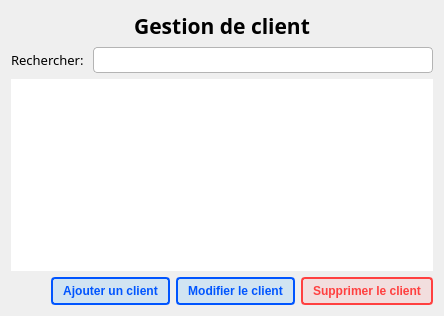
      <widget class="QWidget" name="tab_client">
       <property name="cursor">
        <cursorShape>ArrowCursor</cursorShape>
       </property>
       <property name="styleSheet">
        <string notr="true"/>
       </property>
       <attribute name="icon">
        <iconset resource="resources/resources.qrc">
         <normaloff>:/icons/icons/address-book.png</normaloff>:/icons/icons/address-book.png</iconset>
       </attribute>
       <attribute name="title">
        <string>Client</string>
       </attribute>
       <layout class="QVBoxLayout" name="verticalLayout_3">
        <item>
         <widget class="QLabel" name="label_3">
          <property name="sizePolicy">
           <sizepolicy hsizetype="Expanding" vsizetype="Fixed">
            <horstretch>0</horstretch>
            <verstretch>0</verstretch>
           </sizepolicy>
          </property>
          <property name="font">
           <font>
            <family>Outfit</family>
            <pointsize>16</pointsize>
            <weight>75</weight>
            <italic>false</italic>
            <bold>true</bold>
           </font>
          </property>
          <property name="mouseTracking">
           <bool>true</bool>
          </property>
          <property name="layoutDirection">
           <enum>Qt::LeftToRight</enum>
          </property>
          <property name="styleSheet">
           <string notr="true">QLabel {font: bold 16pt  &quot;Outfit&quot;;}</string>
          </property>
          <property name="text">
           <string>Gestion de client</string>
          </property>
          <property name="textFormat">
           <enum>Qt::AutoText</enum>
          </property>
          <property name="alignment">
           <set>Qt::AlignCenter</set>
          </property>
         </widget>
        </item>
        <item>
         <layout class="QHBoxLayout" name="horizontalLayout_3">
          <item>
           <widget class="QLabel" name="label_4">
            <property name="font">
             <font>
              <family>Outfit</family>
              <pointsize>10</pointsize>
             </font>
            </property>
            <property name="text">
             <string>Rechercher: </string>
            </property>
           </widget>
          </item>
          <item>
           <widget class="QLineEdit" name="input_rechercher_client_2">
            <property name="sizePolicy">
             <sizepolicy hsizetype="Expanding" vsizetype="Fixed">
              <horstretch>0</horstretch>
              <verstretch>0</verstretch>
             </sizepolicy>
            </property>
            <property name="font">
             <font>
              <family>Outfit</family>
              <pointsize>10</pointsize>
             </font>
            </property>
            <property name="styleSheet">
             <string notr="true">QLineEdit {
border: 1px solid rgb(180, 180, 180);
border-radius: 4px;
padding: 2px 5px;
}

QLineEdit:focus {
border: 1px solid rgb(85, 170, 255);
}</string>
            </property>
           </widget>
          </item>
         </layout>
        </item>
        <item>
         <widget class="QTableView" name="tableView_clients">
          <property name="styleSheet">
           <string notr="true">QHeaderView::section:horizontal {
	background-color: rgb(122, 194, 145); padding: 4px; border: none; border-left: 0.5px solid rgb(65, 103, 70); color: rgb(246, 255, 249)

}

QTableView {border: none;}</string>
          </property>
          <property name="editTriggers">
           <set>QAbstractItemView::NoEditTriggers</set>
          </property>
          <property name="selectionMode">
           <enum>QAbstractItemView::SingleSelection</enum>
          </property>
          <property name="selectionBehavior">
           <enum>QAbstractItemView::SelectRows</enum>
          </property>
          <attribute name="horizontalHeaderStretchLastSection">
           <bool>true</bool>
          </attribute>
          <attribute name="verticalHeaderVisible">
           <bool>false</bool>
          </attribute>
         </widget>
        </item>
        <item>
         <layout class="QHBoxLayout" name="horizontalLayout_5">
          <item>
           <spacer name="horizontalSpacer_3">
            <property name="orientation">
             <enum>Qt::Horizontal</enum>
            </property>
            <property name="sizeHint" stdset="0">
             <size>
              <width>40</width>
              <height>20</height>
             </size>
            </property>
           </spacer>
          </item>
          <item>
           <widget class="QPushButton" name="bouton_ajouter_client">
            <property name="font">
             <font>
              <weight>75</weight>
              <italic>false</italic>
              <bold>true</bold>
             </font>
            </property>
            <property name="cursor">
             <cursorShape>PointingHandCursor</cursorShape>
            </property>
            <property name="styleSheet">
             <string notr="true">
QPushButton {
background-color:  rgba(87, 182, 255, 50);
 padding: 5px 10px;
 border: 2px solid rgb(0, 85, 255);
border-radius: 4px;
color: rgb(0, 85, 255); 
font: bold;
}

QPushButton:hover {
	background-color:  rgba(87, 182, 255, 80) ; 
}</string>
            </property>
            <property name="text">
             <string>Ajouter un client</string>
            </property>
           </widget>
          </item>
          <item>
           <widget class="QPushButton" name="bouton_modifier_client">
            <property name="font">
             <font>
              <weight>75</weight>
              <italic>false</italic>
              <bold>true</bold>
             </font>
            </property>
            <property name="cursor">
             <cursorShape>PointingHandCursor</cursorShape>
            </property>
            <property name="styleSheet">
             <string notr="true">
QPushButton {
background-color:  rgba(87, 182, 255, 50);
 padding: 5px 10px;
 border: 2px solid rgb(0, 85, 255);
border-radius: 4px;
color: rgb(0, 85, 255); 
font: bold;
}

QPushButton:hover {
	background-color:  rgba(87, 182, 255, 80) ; 
}</string>
            </property>
            <property name="text">
             <string>Modifier le client</string>
            </property>
           </widget>
          </item>
          <item>
           <widget class="QPushButton" name="bouton_supprimer_client">
            <property name="font">
             <font>
              <weight>75</weight>
              <italic>false</italic>
              <bold>true</bold>
             </font>
            </property>
            <property name="cursor">
             <cursorShape>PointingHandCursor</cursorShape>
            </property>
            <property name="styleSheet">
             <string notr="true">
QPushButton {
background-color:  rgba(255, 152, 152, 50);
 padding: 5px 10px;
 border: 2px solid rgb(255, 64, 64);
border-radius: 4px;
color:  rgb(255, 64, 64); 
font: bold;
}

QPushButton:hover {
	background-color:   rgba(255, 152, 152, 80) ; 
}</string>
            </property>
            <property name="text">
             <string>Supprimer le client</string>
            </property>
           </widget>
          </item>
         </layout>
        </item>
       </layout>
      </widget>
